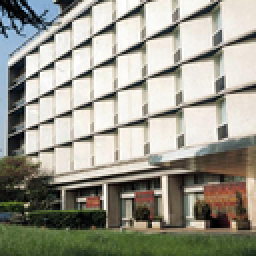
#> input picture lab6/output/image0.bmp, 128 x 128 px (shown 2 times larger)
$ python main.py
#> lines starting #> are read from the running program, lines starting #| are printed output that depends on the picture
### lab6/lab6_operations.py
# -*- coding: utf-8 -*-
"""
Модуль дискових операцій, візуалізації та пакетного аналізу для Лабораторної роботи №6.
Дисципліна: 'Комп'ютерна графіка та візуалізація'.
"""

import os
import warnings
warnings.filterwarnings("ignore", category=DeprecationWarning)
from PIL import Image
import matplotlib
matplotlib.use('Agg')
import matplotlib.pyplot as plt
import lab6_manual_algorithms as algos

BASE_DIR = os.path.dirname(os.path.abspath(__file__))
DEFAULT_SAMPLE_PATH = os.path.join(BASE_DIR, "samples", "sample_test.bmp")
DEFAULT_OUTPUT_DIR = os.path.join(BASE_DIR, "output")


def resolve_existing_path(path):
    """
    Знаходить дійсний шлях до файлу: якщо відносний шлях не знайдено в CWD,
    шукає його відносно каталогу модуля (BASE_DIR).
    """
    if not path:
        return DEFAULT_SAMPLE_PATH
    if os.path.isabs(path) and os.path.exists(path):
        return path
    if os.path.exists(path):
        return os.path.abspath(path)
    cand = os.path.join(BASE_DIR, path)
    if os.path.exists(cand):
        return cand
    return os.path.abspath(path)


def resolve_output_dir(dir_path):
    """
    Знаходить дійсний каталог для вихідних файлів.
    """
    if not dir_path:
        return DEFAULT_OUTPUT_DIR
    if os.path.isabs(dir_path):
        return dir_path
    if os.path.isdir(dir_path):
        return os.path.abspath(dir_path)
    return os.path.join(BASE_DIR, dir_path)


AVAILABLE_FILTERS = [
    ("L1: Box Mean 3x3", "linear", lambda p, w, h: algos.apply_linear_filter(p, w, h, algos.get_box_filter_kernel(3))),
    ("L2: Box Mean 5x5", "linear", lambda p, w, h: algos.apply_linear_filter(p, w, h, algos.get_box_filter_kernel(5))),
    ("L3: Gaussian 3x3", "linear", lambda p, w, h: algos.apply_linear_filter(p, w, h, algos.get_gaussian_3x3_kernel())),
    ("L4: Gaussian 5x5", "linear", lambda p, w, h: algos.apply_linear_filter(p, w, h, algos.get_gaussian_5x5_kernel())),
    ("NL1: Median 3x3", "non-linear", lambda p, w, h: algos.apply_median_filter(p, w, h, radius=1)),
    ("NL2: Median 5x5", "non-linear", lambda p, w, h: algos.apply_median_filter(p, w, h, radius=2)),
    ("NL3: Median 7x7", "non-linear", lambda p, w, h: algos.apply_median_filter(p, w, h, radius=3)),
    ("NL4: Min Filter 3x3", "non-linear", lambda p, w, h: algos.apply_min_filter(p, w, h, radius=1)),
    ("NL5: Max Filter 3x3", "non-linear", lambda p, w, h: algos.apply_max_filter(p, w, h, radius=1)),
    ("NL6: Midpoint 3x3", "non-linear", lambda p, w, h: algos.apply_midpoint_filter(p, w, h, radius=1)),
    ("NL7: Alpha-trimmed 3x3", "non-linear", lambda p, w, h: algos.apply_alpha_trimmed_mean_filter(p, w, h, radius=1, d=4)),
    ("NL8: Adaptive Median", "non-linear", lambda p, w, h: algos.apply_adaptive_median_filter(p, w, h, max_radius=2)),
]


def load_image(file_path):
    """
    Завантажує зображення з диска та повертає список кортежів пікселів (R, G, B).
    """
    resolved_path = resolve_existing_path(file_path)
    if not os.path.exists(resolved_path):
        raise FileNotFoundError(f"Файл не знайдено: {file_path}")

    with Image.open(resolved_path) as img:
        img_rgb = img.convert('RGB')
        w, h = img_rgb.size
        pixels = list(img_rgb.getdata())
        return pixels, w, h, img.format or "BMP"


def save_image(output_path, width, height, pixels, img_format="BMP"):
    """
    Зберігає одновимірний список пікселів у файл заданого формату (за замовчуванням BMP).
    """
    os.makedirs(os.path.dirname(output_path) or '.', exist_ok=True)
    img = Image.new('RGB', (width, height))
    clean_rgb = [(p[0], p[1], p[2]) for p in pixels]
    img.putdata(clean_rgb)
    img.save(output_path, format=img_format)
    return output_path


def prepare_9_test_images(source_path=None, output_dir=None):
    """
    Формує набір з 9 цифрових зображень розміром 128х128 у форматі BMP:
    0: f0 - без шуму
    1: f1 - адитивний гаусів шум (дисперсія sigma=15)
    2: f2 - адитивний гаусів шум (дисперсія sigma=30)
    3: f3 - імпульсний шум 'сіль і перець' (prob=0.05)
    4: f4 - імпульсний шум 'сіль і перець' (prob=0.15)
    5: f5 - просторово-нестаціонарний адитивний шум від рівня яскравості (alpha=1.5)
    6: f6 - просторово-нестаціонарний адитивний шум від рівня яскравості (alpha=3.5)
    7: f7 - просторово-нестаціонарний адитивний шум як лінійна функція координат (sigma in [5, 35])
    8: f8 - просторово-нестаціонарний адитивний шум як радіальна функція координат (sigma in [5, 40])
    """
    source_path = resolve_existing_path(source_path)
    output_dir = resolve_output_dir(output_dir)
    os.makedirs(output_dir, exist_ok=True)
    pixels, w, h, _ = load_image(source_path)

    if w != 128 or h != 128:
        with Image.open(source_path) as img:
            img_res = img.convert('RGB').resize((128, 128), Image.Resampling.LANCZOS)
            pixels = list(img_res.getdata())
            w, h = 128, 128

    noise_definitions = [
        ("image0.bmp", "f0: Без шуму (оригінал)", pixels),
        ("image1.bmp", "f1: Гаусів адитивний (sigma=15)", algos.add_gaussian_noise(pixels, w, h, mean=0.0, sigma=15.0, seed=101)),
        ("image2.bmp", "f2: Гаусів адитивний (sigma=30)", algos.add_gaussian_noise(pixels, w, h, mean=0.0, sigma=30.0, seed=102)),
        ("image3.bmp", "f3: Імпульсний p=0.05", algos.add_impulse_noise(pixels, w, h, prob=0.05, seed=103)),
        ("image4.bmp", "f4: Імпульсний p=0.15", algos.add_impulse_noise(pixels, w, h, prob=0.15, seed=104)),
        ("image5.bmp", "f5: Нестаціонарний sigma(Y), alpha=1.5", algos.add_brightness_dependent_noise(pixels, w, h, alpha=1.5, seed=105)),
        ("image6.bmp", "f6: Нестаціонарний sigma(Y), alpha=3.5", algos.add_brightness_dependent_noise(pixels, w, h, alpha=3.5, seed=106)),
        ("image7.bmp", "f7: Нестаціонарний sigma(x,y) лінійний", algos.add_spatial_coordinate_noise(pixels, w, h, sigma_min=5.0, sigma_max=35.0, mode='linear', seed=107)),
        ("image8.bmp", "f8: Нестаціонарний sigma(x,y) радіальний", algos.add_spatial_coordinate_noise(pixels, w, h, sigma_min=5.0, sigma_max=40.0, mode='radial', seed=108)),
    ]

    saved_paths = []
    for filename, title, px_data in noise_definitions:
        file_path = os.path.join(output_dir, filename)
        save_image(file_path, w, h, px_data, img_format="BMP")
        saved_paths.append((file_path, title, px_data))

    fig, axes = plt.subplots(3, 3, figsize=(10, 10))
    fig.suptitle("Набір 9 тестових зображень 128х128 (Лабораторна робота №6)", fontsize=13, fontweight='bold')

    for idx, (file_path, title, px_data) in enumerate(saved_paths):
        ax = axes[idx // 3, idx % 3]
        img_arr = Image.new('RGB', (w, h))
        img_arr.putdata([(p[0], p[1], p[2]) for p in px_data])
        ax.imshow(img_arr)
        ax.set_title(title, fontsize=8)
        ax.axis('off')

    plt.tight_layout()
    collage_path = os.path.join(output_dir, "comparison_9_test_images.png")
    plt.savefig(collage_path, dpi=200, bbox_inches='tight')
    plt.close()

    return saved_paths, collage_path


# [171 lines left out: functions evaluate_f0_distortion, evaluate_all_noisy_images, not called in this run]

### lab6/lab6_manual_algorithms.py
# -*- coding: utf-8 -*-
"""
Математичні алгоритми для Лабораторної роботи №6 (Варіант 22).
Дисципліна: 'Комп'ютерна графіка та візуалізація'.

Тема: Оцінка якості фільтрації зображень за допомогою лінійних та нелінійних фільтрів.

Реалізація попіксельних алгоритмів:
- Моделювання 4 типів шумів (адитивний Гауса, імпульсний 'сіль і перець',
  просторово-нестаціонарний залежно від яскравості,
  просторово-нестаціонарний залежно від координат).
- 4 лінійних фільтри (усереднюючі 3х3, 5х5, Гауса 3х3, Гауса 5х5).
- 8 нелінійних фільтрів (медіанні 3х3, 5х5, 7х7, мінімум, максимум,
  середньої точки, альфа-усічений, адаптивний медіанний).
- Метрики спотворення та якості фільтрації (квадратичне відхилення, MSE, PSNR).
"""

import math
import random


def clamp_val(val, low=0, high=255):
    """
    Обмежує числове значення діапазоном [low, high] з приведенням до цілого.
    """
    if val < low:
        return low
    if val > high:
        return high
    return int(round(val))


def calculate_luminance(r, g, b):
    """
    Обчислює скалярну яскравість (люмінанс Y) для одного пікселя.
    Формула NTSC/BT.601: Y = 0.299*R + 0.587*G + 0.114*B.
    """
    return 0.299 * r + 0.587 * g + 0.114 * b


def add_gaussian_noise(pixels, width, height, mean=0.0, sigma=15.0, seed=None):
    """
    Додає адитивний шум з нормальним (гауссівським) розподілом N(mean, sigma^2).
    """
    if not pixels:
        return []
    rng = random.Random(seed)
    noisy_pixels = []
    for p in pixels:
        noise = rng.gauss(mean, sigma)
        nr = clamp_val(p[0] + noise)
        ng = clamp_val(p[1] + noise)
        nb = clamp_val(p[2] + noise)
        if len(p) == 4:
            noisy_pixels.append((nr, ng, nb, p[3]))
        else:
            noisy_pixels.append((nr, ng, nb))
    return noisy_pixels


def add_impulse_noise(pixels, width, height, prob=0.05, seed=None):
    """
    Додає імпульсний шум типу 'сіль і перець' з ймовірністю prob.
    Ймовірність prob/2 - білий піксель (сіль, 255), prob/2 - чорний (перець, 0).
    """
    if not pixels:
        return []
    rng = random.Random(seed)
    noisy_pixels = []
    half_prob = prob / 2.0
    for p in pixels:
        q = rng.random()
        if q < half_prob:
            val = 0
            if len(p) == 4:
                noisy_pixels.append((val, val, val, p[3]))
            else:
                noisy_pixels.append((val, val, val))
        elif q < prob:
            val = 255
            if len(p) == 4:
                noisy_pixels.append((val, val, val, p[3]))
            else:
                noisy_pixels.append((val, val, val))
        else:
            noisy_pixels.append(p)
    return noisy_pixels


def add_brightness_dependent_noise(pixels, width, height, alpha=1.5, seed=None):
    """
    Додає просторово-нестаціонарний адитивний шум, дисперсія якого
    залежить від рівня яскравості пікселя: sigma^2(Y) = alpha * Y.
    """
    if not pixels:
        return []
    rng = random.Random(seed)
    noisy_pixels = []
    for p in pixels:
        lum = calculate_luminance(p[0], p[1], p[2])
        sigma = math.sqrt(max(0.0, alpha * lum))
        noise = rng.gauss(0.0, sigma) if sigma > 0 else 0.0
        nr = clamp_val(p[0] + noise)
        ng = clamp_val(p[1] + noise)
        nb = clamp_val(p[2] + noise)
        if len(p) == 4:
            noisy_pixels.append((nr, ng, nb, p[3]))
        else:
            noisy_pixels.append((nr, ng, nb))
    return noisy_pixels


def add_spatial_coordinate_noise(pixels, width, height, sigma_min=5.0, sigma_max=35.0, mode='linear', seed=None):
    """
    Додає просторово-нестаціонарний адитивний шум, дисперсія якого є функцією
    просторових координат (x, y): лінійний градієнт або радіальна залежність.
    """
    if not pixels:
        return []
    rng = random.Random(seed)
    noisy_pixels = []
    max_dist = math.sqrt((width - 1) ** 2 + (height - 1) ** 2) if mode == 'radial' else float((width - 1) + (height - 1))

    for y in range(height):
        for x in range(width):
            idx = y * width + x
            p = pixels[idx]

            if mode == 'linear':
                factor = (x + y) / max_dist if max_dist > 0 else 0.0
            else:
                cx = (width - 1) / 2.0
                cy = (height - 1) / 2.0
                d = math.sqrt((x - cx) ** 2 + (y - cy) ** 2)
                factor = d / (max_dist / 2.0) if max_dist > 0 else 0.0

            factor = max(0.0, min(1.0, factor))
            sigma = sigma_min + (sigma_max - sigma_min) * factor
            noise = rng.gauss(0.0, sigma)

            nr = clamp_val(p[0] + noise)
            ng = clamp_val(p[1] + noise)
            nb = clamp_val(p[2] + noise)
            if len(p) == 4:
                noisy_pixels.append((nr, ng, nb, p[3]))
            else:
                noisy_pixels.append((nr, ng, nb))
    return noisy_pixels


# [406 lines left out: functions get_box_filter_kernel, get_gaussian_3x3_kernel, get_gaussian_5x5_kernel, apply_linear_filter, apply_median_filter, apply_min_filter and 7 more, not called in this run]

### lab6/main.py
# -*- coding: utf-8 -*-
"""
Головний файл консольного додатку для Лабораторної роботи №6 (Варіант 22).
Дисципліна: 'Комп'ютерна графіка та візуалізація'.

Тема: Оцінка якості фільтрації зображень за допомогою лінійних та нелінійних фільтрів.
"""

import os
import sys
import lab6_operations as ops


def show_menu():
    print("\nЛАБОРАТОРНА РОБОТА №6 (Варіант 22)")
    print("1. Підготовка набору 9 тестових зображень (128x128 BMP)")
    print("2. Оцінка спотворення f0(i,j) лінійними та нелінійними фільтрами (eps_A0^2)")
    print("3. Фільтрація зашумлених зображень (f1-f8) та оцінка якості (eps_Ak^2, MSE, PSNR)")
    print("4. Комплексний аналіз та генерація колажів/графіків")
    print("0. Вихід")


def handle_prepare_images():
    print("\nДія 1: Підготовка набору 9 тестових зображень (128x128 BMP)")
    raw_path = input("Шлях до вихідного зображення [samples/sample_test.bmp]: ").strip() or ops.DEFAULT_SAMPLE_PATH
    path = ops.resolve_existing_path(raw_path)
    if not os.path.exists(path):
        print(f"[Помилка] Файл '{path}' не знайдено.")
        return

    raw_out = input("Каталог збереження [output]: ").strip() or ops.DEFAULT_OUTPUT_DIR
    out_dir = ops.resolve_output_dir(raw_out)
    print("\n[Генерація 9 тестових зображень у форматі BMP (128x128)...]")
    saved_paths, collage_path = ops.prepare_9_test_images(source_path=path, output_dir=out_dir)

    print(f"[Успіх] Сформовано {len(saved_paths)} тестових зображень у каталозі '{out_dir}':")
    for file_path, title, _ in saved_paths:
        print(f"  - {os.path.basename(file_path)}: {title}")
    print(f"[Колаж] Збережено колаж 3х3: {collage_path}")


# [52 lines left out: functions handle_f0_distortion, handle_noisy_filtering, handle_full_pipeline, not called in this run]


def main():
    if len(sys.argv) > 1 and sys.argv[1] == "--auto":
        handle_full_pipeline()
        return

    while True:
        show_menu()
        choice = input("Введіть номер дії (0-4): ").strip()
#> the answer given: 1

        if choice == "0":
            print("\nРоботу програми завершено. До побачення!")
            break
        elif choice == "1":
            handle_prepare_images()
#> the answer given: output/image0.bmp
#> the answer given: out.png
#> in load_image, img is the input picture: PIL image 128x128 RGB; mean R, G, B 155.3, 153.8, 141.9
#> in load_image, `pixels = list(img_rgb.getdata())`: pixels = 16384 items, first 6: (1, 1, 1), (12, 14, 11), (31, 33, 30), (4, 7, 8), (0, 3, 9), (57, 68, 80)
#> in prepare_9_test_images, `pixels, w, h, _ = load_image(source_path)`: w = 128
#> the loop in add_gaussian_noise, `for p in pixels:` made 16384 passes
#> (p, noise, nr, ng, nb) on passes 1 to 3: ((1, 1, 1), -8.62, 0, 0, 0), ((12, 14, 11), -4.82, 7, 9, 6), ((31, 33, 30), 33.24, 64, 66, 63)
#> after the loop in add_gaussian_noise, `for p in pixels:`: noisy_pixels = 16384 items, first 6: (0, 0, 0), (7, 9, 6), (64, 66, 63), (0, 0, 1), (0, 0, 0), (62, 73, 85)
#> the loop in add_gaussian_noise (call 2), `for p in pixels:` made 16384 passes
#> (p, noise, nr, ng, nb) on passes 1 to 3: ((1, 1, 1), 24.78, 26, 26, 26), ((12, 14, 11), 33.3, 45, 47, 44), ((31, 33, 30), 22.9, 54, 56, 53)
#> the loop in add_impulse_noise, `for p in pixels:` made 16384 passes
#> the loop in add_impulse_noise (call 2), `for p in pixels:` made 16384 passes
#> the loop in add_brightness_dependent_noise, `for p in pixels:` made 16384 passes
#> the loop in add_brightness_dependent_noise (call 2), `for p in pixels:` made 16384 passes
#> the loop in prepare_9_test_images, `for filename, title, px_data in noise_definitions:` made 9 passes
#> (filename, title) on passes 1 to 9: ('image0.bmp', 'f0: Без шуму (оригінал)'), ('image1.bmp', 'f1: Гаусів адитивний (sigma=15)'), ('image2.bmp', 'f2: Гаусів адитивний (sigma=30)'), ('image3.bmp', 'f3: Імпульсний p=0.05'), ('image4.bmp', 'f4: Імпульсний p=0.15'), ('image5.bmp', 'f5: Нестаціонарний sigma(Y), alpha=1.5'), ('image6.bmp', 'f6: Нестаціонарний sigma(Y), alpha=3.5'), ('image7.bmp', 'f7: Нестаціонарний sigma(x,y) лінійний'), ('image8.bmp', 'f8: Нестаціонарний sigma(x,y) радіальний')
#> pass 2, in save_image (call 2), `img.save(output_path, format=img_format)`:
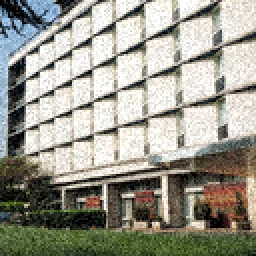
#> saved as image1.bmp: PIL image 128x128 RGB (shown 2 times larger); mean R, G, B 154.6, 153.3, 141.7
#> the loop in prepare_9_test_images, `for idx, (file_path, title, px_data) in enumerate(saved_paths):` made 9 passes
#> after the loop in prepare_9_test_images, `for idx, (file_path, title, px_data) in enumerate(saved_paths):`:
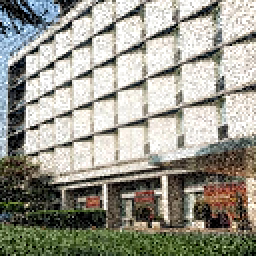
#> img_arr: PIL image 128x128 RGB (shown 2 times larger); mean R, G, B 154.3, 153.1, 141.8
#> in prepare_9_test_images, `plt.savefig(collage_path, dpi=200, bbox_inches='tight')`:
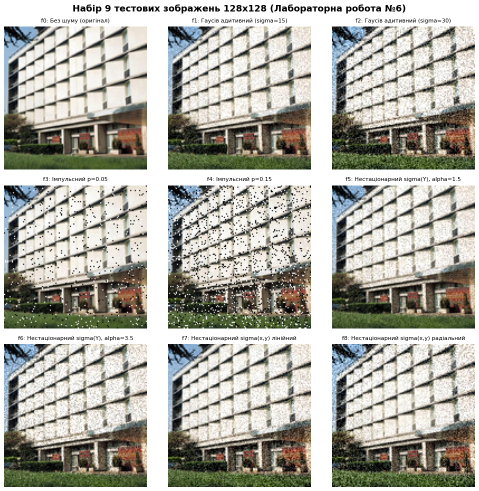
#> figure drawn by matplotlib, 9 panels
#| [Успіх] Сформовано 9 тестових зображень у каталозі 'lab6/out.png':
#> the loop in handle_prepare_images, `for file_path, title, _ in saved_paths:` made 9 passes
#|   - image0.bmp: f0: Без шуму (оригінал)
#|   - image1.bmp: f1: Гаусів адитивний (sigma=15)
#|   - image2.bmp: f2: Гаусів адитивний (sigma=30)
#|   - image3.bmp: f3: Імпульсний p=0.05
#|   - image4.bmp: f4: Імпульсний p=0.15
#|   - image5.bmp: f5: Нестаціонарний sigma(Y), alpha=1.5
#|   - image6.bmp: f6: Нестаціонарний sigma(Y), alpha=3.5
#|   - image7.bmp: f7: Нестаціонарний sigma(x,y) лінійний
#> (further printed lines are left out)
#| [Колаж] Збережено колаж 3х3: lab6/out.png/comparison_9_test_images.png
#> (the run stopped early here; a loop or call above may not have finished)
